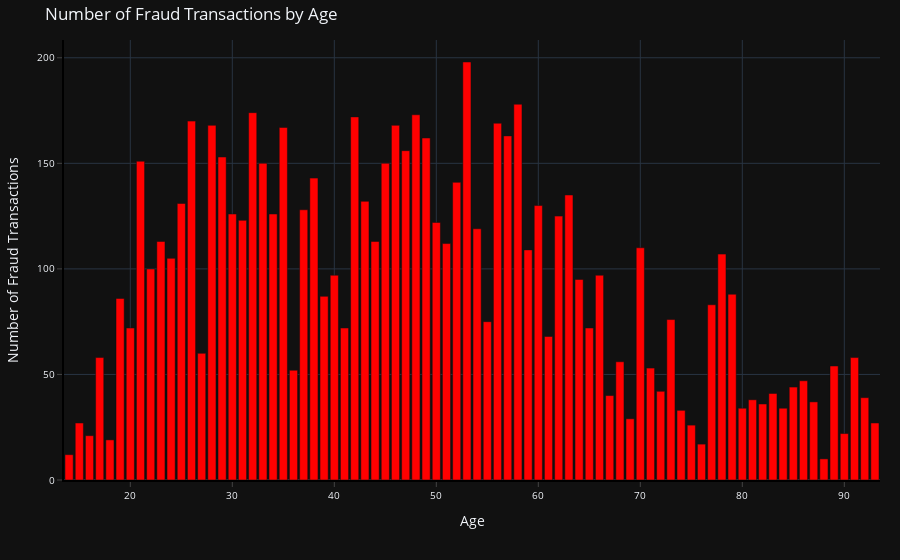

The notebook cell this image was saved under:
### Code cell
# Count fraud transactions per age
fraud_counts_by_age = fraud_df.groupby('age').size().reset_index(name='Fraud_Count')

# Create the plot
fig = go.Figure()

# Add a bar plot for fraud counts by age
fig.add_trace(go.Bar(
    x=fraud_counts_by_age['age'],
    y=fraud_counts_by_age['Fraud_Count'],
    name='Fraud Transactions by Age',
    marker=dict(color='red')
))

# Update layout for better readability
fig.update_layout(
    title='Number of Fraud Transactions by Age',
    xaxis_title='Age',
    yaxis_title='Number of Fraud Transactions',
    xaxis=dict(
        showline=True,
        showgrid=True,
        showticklabels=True,
        linecolor='black',
        linewidth=2,
        ticks='outside',
        tickfont=dict(size=10)
    ),
    yaxis=dict(
        showline=True,
        showgrid=True,
        showticklabels=True,
        linecolor='black',
        linewidth=2,
        ticks='outside',
        tickfont=dict(size=10)
    ),
    margin=dict(l=40, r=20, t=40, b=80),
    template='plotly_dark'
)

# Show the plot
fig.show()

### Figure 1 — Plotly figure (JSON) as saved in the notebook; plotly's stock layout.template omitted (floating-point values rounded to 4 significant figures)
{"data": [{"marker": {"color": "red"}, "name": "Fraud Transactions by Age", "type": "bar", "x": [14, 15, 16, 17, 18, 19, 20, 21, 22, 23, 24, 25, 26, 27, 28, 29, 30, 31, 32, 33, 34, 35, 36, 37, 38, 39, 40, 41, 42, 43, 44, 45, 46, 47, 48, 49, 50, 51, 52, 53, 54, 55, 56, 57, 58, 59, 60, 61, 62, 63, 64, 65, 66, 67, 68, 69, 70, 71, 72, 73, 74, 75, 76, 77, 78, 79, 80, 81, 82, 83, 84, 85, 86, 87, 88, 89, 90, 91, 92, 93], "y": [12, 27, 21, 58, 19, 86, 72, 151, 100, 113, 105, 131, 170, 60, 168, 153, 126, 123, 174, 150, 126, 167, 52, 128, 143, 87, 97, 72, 172, 132, 113, 150, 168, 156, 173, 162, 122, 112, 141, 198, 119, 75, 169, 163, 178, 109, 130, 68, 125, 135, 95, 72, 97, 40, 56, 29, 110, 53, 42, 76, 33, 26, 17, 83, 107, 88, 34, 38, 36, 41, 34, 44, 47, 37, 10, 54, 22, 58, 39, 27]}], "layout": {"margin": {"b": 80, "l": 40, "r": 20, "t": 40}, "title": {"text": "Number of Fraud Transactions by Age"}, "xaxis": {"linecolor": "black", "linewidth": 2, "showgrid": true, "showline": true, "showticklabels": true, "tickfont": {"size": 10}, "ticks": "outside", "title": {"text": "Age"}}, "yaxis": {"linecolor": "black", "linewidth": 2, "showgrid": true, "showline": true, "showticklabels": true, "tickfont": {"size": 10}, "ticks": "outside", "title": {"text": "Number of Fraud Transactions"}}}}
